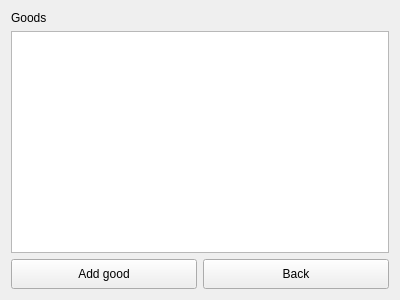
<?xml version="1.0" encoding="UTF-8"?>
<ui version="4.0">
 <class>goods</class>
 <widget class="QWidget" name="goods">
  <property name="geometry">
   <rect>
    <x>0</x>
    <y>0</y>
    <width>400</width>
    <height>300</height>
   </rect>
  </property>
  <property name="windowTitle">
   <string>Form</string>
  </property>
  <layout class="QGridLayout" name="gridLayout">
   <item row="2" column="0">
    <widget class="QPushButton" name="add">
     <property name="minimumSize">
      <size>
       <width>0</width>
       <height>30</height>
      </size>
     </property>
     <property name="maximumSize">
      <size>
       <width>16777215</width>
       <height>30</height>
      </size>
     </property>
     <property name="text">
      <string>Add good</string>
     </property>
    </widget>
   </item>
   <item row="0" column="0">
    <widget class="QLabel" name="label">
     <property name="text">
      <string>Goods</string>
     </property>
    </widget>
   </item>
   <item row="2" column="1">
    <widget class="QPushButton" name="back">
     <property name="minimumSize">
      <size>
       <width>0</width>
       <height>30</height>
      </size>
     </property>
     <property name="maximumSize">
      <size>
       <width>16777215</width>
       <height>30</height>
      </size>
     </property>
     <property name="text">
      <string>Back</string>
     </property>
    </widget>
   </item>
   <item row="1" column="0" colspan="2">
    <widget class="QTableView" name="goods_view"/>
   </item>
  </layout>
 </widget>
 <resources/>
 <connections/>
</ui>
